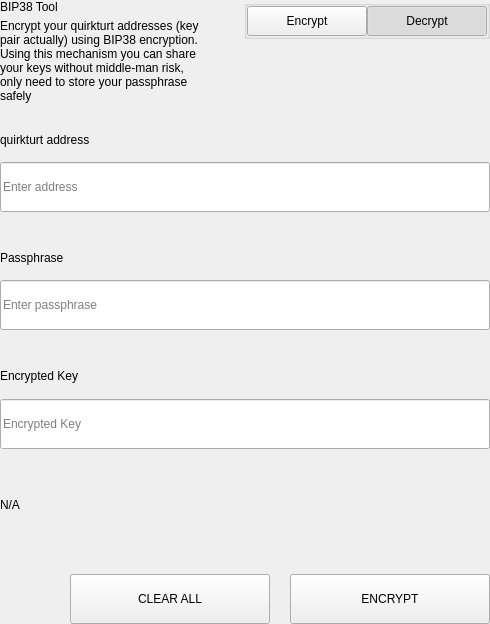
<?xml version="1.0" encoding="UTF-8"?>
<ui version="4.0">
 <class>SettingsBitToolWidget</class>
 <widget class="QWidget" name="SettingsBitToolWidget">
  <property name="geometry">
   <rect>
    <x>0</x>
    <y>0</y>
    <width>490</width>
    <height>624</height>
   </rect>
  </property>
  <property name="windowTitle">
   <string>Form</string>
  </property>
  <layout class="QVBoxLayout" name="verticalLayout">
   <property name="spacing">
    <number>0</number>
   </property>
   <property name="leftMargin">
    <number>0</number>
   </property>
   <property name="topMargin">
    <number>0</number>
   </property>
   <property name="rightMargin">
    <number>0</number>
   </property>
   <property name="bottomMargin">
    <number>0</number>
   </property>
   <item>
    <widget class="QWidget" name="left" native="true">
     <layout class="QVBoxLayout" name="verticalLayout_3">
      <property name="leftMargin">
       <number>0</number>
      </property>
      <property name="topMargin">
       <number>0</number>
      </property>
      <property name="rightMargin">
       <number>0</number>
      </property>
      <property name="bottomMargin">
       <number>0</number>
      </property>
      <item>
       <layout class="QVBoxLayout" name="verticalLayout_2">
        <property name="spacing">
         <number>0</number>
        </property>
        <item>
         <layout class="QHBoxLayout" name="horizontalLayout_3" stretch="3,1">
          <property name="spacing">
           <number>40</number>
          </property>
          <item>
           <layout class="QVBoxLayout" name="verticalLayoutTitle">
            <property name="spacing">
             <number>5</number>
            </property>
            <item>
             <widget class="QLabel" name="labelTitle">
              <property name="text">
               <string>BIP38 Tool</string>
              </property>
             </widget>
            </item>
            <item>
             <widget class="QLabel" name="labelSubtitle1">
              <property name="text">
               <string>Encrypt your quirkturt addresses (key pair actually) using BIP38 encryption.
Using this mechanism you can share your keys without middle-man risk, only need to store your passphrase safely</string>
              </property>
              <property name="wordWrap">
               <bool>true</bool>
              </property>
             </widget>
            </item>
           </layout>
          </item>
          <item alignment="Qt::AlignTop">
           <widget class="QGroupBox" name="groupBox">
            <property name="title">
             <string/>
            </property>
            <property name="alignment">
             <set>Qt::AlignLeading|Qt::AlignLeft|Qt::AlignTop</set>
            </property>
            <layout class="QHBoxLayout" name="horizontalLayout_4">
             <property name="spacing">
              <number>0</number>
             </property>
             <property name="leftMargin">
              <number>0</number>
             </property>
             <property name="topMargin">
              <number>0</number>
             </property>
             <property name="rightMargin">
              <number>0</number>
             </property>
             <property name="bottomMargin">
              <number>0</number>
             </property>
             <item>
              <spacer name="horizontalSpacer">
               <property name="orientation">
                <enum>Qt::Horizontal</enum>
               </property>
               <property name="sizeHint" stdset="0">
                <size>
                 <width>40</width>
                 <height>20</height>
                </size>
               </property>
              </spacer>
             </item>
             <item>
              <widget class="QPushButton" name="pushLeft">
               <property name="minimumSize">
                <size>
                 <width>120</width>
                 <height>30</height>
                </size>
               </property>
               <property name="maximumSize">
                <size>
                 <width>120</width>
                 <height>30</height>
                </size>
               </property>
               <property name="focusPolicy">
                <enum>Qt::NoFocus</enum>
               </property>
               <property name="text">
                <string>Encrypt</string>
               </property>
               <property name="checkable">
                <bool>true</bool>
               </property>
               <property name="autoExclusive">
                <bool>true</bool>
               </property>
              </widget>
             </item>
             <item>
              <widget class="QPushButton" name="pushRight">
               <property name="minimumSize">
                <size>
                 <width>120</width>
                 <height>30</height>
                </size>
               </property>
               <property name="maximumSize">
                <size>
                 <width>120</width>
                 <height>30</height>
                </size>
               </property>
               <property name="focusPolicy">
                <enum>Qt::NoFocus</enum>
               </property>
               <property name="text">
                <string>Decrypt</string>
               </property>
               <property name="checkable">
                <bool>true</bool>
               </property>
               <property name="checked">
                <bool>true</bool>
               </property>
               <property name="autoExclusive">
                <bool>true</bool>
               </property>
              </widget>
             </item>
            </layout>
           </widget>
          </item>
         </layout>
        </item>
        <item>
         <widget class="QStackedWidget" name="stackedWidget">
          <property name="currentIndex">
           <number>1</number>
          </property>
          <widget class="QWidget" name="pageDecrypt">
           <layout class="QVBoxLayout" name="verticalLayout_5">
            <property name="spacing">
             <number>0</number>
            </property>
            <property name="leftMargin">
             <number>0</number>
            </property>
            <property name="topMargin">
             <number>0</number>
            </property>
            <property name="rightMargin">
             <number>0</number>
            </property>
            <property name="bottomMargin">
             <number>0</number>
            </property>
            <item>
             <widget class="QWidget" name="widget" native="true">
              <property name="minimumSize">
               <size>
                <width>0</width>
                <height>100</height>
               </size>
              </property>
              <layout class="QVBoxLayout" name="verticalLayout_4">
               <property name="spacing">
                <number>0</number>
               </property>
               <property name="leftMargin">
                <number>0</number>
               </property>
               <property name="topMargin">
                <number>0</number>
               </property>
               <property name="rightMargin">
                <number>0</number>
               </property>
               <property name="bottomMargin">
                <number>0</number>
               </property>
               <item>
                <spacer name="verticalSpacer_2">
                 <property name="orientation">
                  <enum>Qt::Vertical</enum>
                 </property>
                 <property name="sizeType">
                  <enum>QSizePolicy::Fixed</enum>
                 </property>
                 <property name="sizeHint" stdset="0">
                  <size>
                   <width>20</width>
                   <height>20</height>
                  </size>
                 </property>
                </spacer>
               </item>
               <item>
                <layout class="QHBoxLayout" name="horizontalLayout_6" stretch="2">
                 <property name="spacing">
                  <number>0</number>
                 </property>
                 <item>
                  <layout class="QVBoxLayout" name="verticalLayout_7">
                   <property name="spacing">
                    <number>9</number>
                   </property>
                   <item>
                    <widget class="QLabel" name="labelSubtitleKey">
                     <property name="minimumSize">
                      <size>
                       <width>0</width>
                       <height>20</height>
                      </size>
                     </property>
                     <property name="maximumSize">
                      <size>
                       <width>16777215</width>
                       <height>20</height>
                      </size>
                     </property>
                     <property name="text">
                      <string>Encrypted key</string>
                     </property>
                    </widget>
                   </item>
                   <item>
                    <widget class="QLineEdit" name="lineEditKey">
                     <property name="minimumSize">
                      <size>
                       <width>0</width>
                       <height>50</height>
                      </size>
                     </property>
                     <property name="maximumSize">
                      <size>
                       <width>16777215</width>
                       <height>50</height>
                      </size>
                     </property>
                     <property name="placeholderText">
                      <string>Enter a encrypted key</string>
                     </property>
                    </widget>
                   </item>
                  </layout>
                 </item>
                </layout>
               </item>
               <item>
                <spacer name="verticalSpacer_3">
                 <property name="orientation">
                  <enum>Qt::Vertical</enum>
                 </property>
                 <property name="sizeType">
                  <enum>QSizePolicy::Fixed</enum>
                 </property>
                 <property name="sizeHint" stdset="0">
                  <size>
                   <width>20</width>
                   <height>20</height>
                  </size>
                 </property>
                </spacer>
               </item>
               <item>
                <layout class="QVBoxLayout" name="verticalLayout_9">
                 <property name="spacing">
                  <number>9</number>
                 </property>
                 <item>
                  <widget class="QLabel" name="labelSubtitlePassphrase">
                   <property name="maximumSize">
                    <size>
                     <width>16777215</width>
                     <height>20</height>
                    </size>
                   </property>
                   <property name="text">
                    <string>Passphrase</string>
                   </property>
                  </widget>
                 </item>
                 <item>
                  <widget class="QLineEdit" name="lineEditPassphrase">
                   <property name="minimumSize">
                    <size>
                     <width>0</width>
                     <height>50</height>
                    </size>
                   </property>
                   <property name="maximumSize">
                    <size>
                     <width>16777215</width>
                     <height>50</height>
                    </size>
                   </property>
                   <property name="placeholderText">
                    <string>Enter a passphrase</string>
                   </property>
                  </widget>
                 </item>
                </layout>
               </item>
               <item>
                <spacer name="verticalSpacer_4">
                 <property name="orientation">
                  <enum>Qt::Vertical</enum>
                 </property>
                 <property name="sizeType">
                  <enum>QSizePolicy::Fixed</enum>
                 </property>
                 <property name="sizeHint" stdset="0">
                  <size>
                   <width>20</width>
                   <height>20</height>
                  </size>
                 </property>
                </spacer>
               </item>
               <item>
                <widget class="QWidget" name="widget_3" native="true">
                 <property name="sizePolicy">
                  <sizepolicy hsizetype="Preferred" vsizetype="Fixed">
                   <horstretch>0</horstretch>
                   <verstretch>0</verstretch>
                  </sizepolicy>
                 </property>
                 <layout class="QVBoxLayout" name="verticalLayout_10">
                  <property name="spacing">
                   <number>9</number>
                  </property>
                  <property name="leftMargin">
                   <number>0</number>
                  </property>
                  <property name="topMargin">
                   <number>0</number>
                  </property>
                  <property name="rightMargin">
                   <number>0</number>
                  </property>
                  <property name="bottomMargin">
                   <number>0</number>
                  </property>
                  <item>
                   <widget class="QLabel" name="labelSubtitleDecryptResult">
                    <property name="minimumSize">
                     <size>
                      <width>0</width>
                      <height>20</height>
                     </size>
                    </property>
                    <property name="maximumSize">
                     <size>
                      <width>16777215</width>
                      <height>20</height>
                     </size>
                    </property>
                    <property name="text">
                     <string>Decrypted address result</string>
                    </property>
                   </widget>
                  </item>
                  <item>
                   <widget class="QWidget" name="widget_4" native="true">
                    <layout class="QHBoxLayout" name="horizontalLayout" stretch="6,0,1">
                     <property name="spacing">
                      <number>0</number>
                     </property>
                     <property name="leftMargin">
                      <number>0</number>
                     </property>
                     <property name="topMargin">
                      <number>0</number>
                     </property>
                     <property name="rightMargin">
                      <number>0</number>
                     </property>
                     <property name="bottomMargin">
                      <number>0</number>
                     </property>
                     <item alignment="Qt::AlignVCenter">
                      <widget class="QLineEdit" name="lineEditDecryptResult">
                       <property name="minimumSize">
                        <size>
                         <width>0</width>
                         <height>50</height>
                        </size>
                       </property>
                       <property name="maximumSize">
                        <size>
                         <width>16777215</width>
                         <height>50</height>
                        </size>
                       </property>
                       <property name="placeholderText">
                        <string>Decrypted Address</string>
                       </property>
                      </widget>
                     </item>
                     <item>
                      <spacer name="horizontalSpacer_4">
                       <property name="orientation">
                        <enum>Qt::Horizontal</enum>
                       </property>
                       <property name="sizeType">
                        <enum>QSizePolicy::Fixed</enum>
                       </property>
                       <property name="sizeHint" stdset="0">
                        <size>
                         <width>20</width>
                         <height>50</height>
                        </size>
                       </property>
                      </spacer>
                     </item>
                     <item>
                      <widget class="QPushButton" name="pushButtonImport">
                       <property name="minimumSize">
                        <size>
                         <width>140</width>
                         <height>40</height>
                        </size>
                       </property>
                       <property name="text">
                        <string>Import Address</string>
                       </property>
                      </widget>
                     </item>
                    </layout>
                   </widget>
                  </item>
                 </layout>
                </widget>
               </item>
               <item>
                <widget class="QLabel" name="statusLabel_DEC">
                 <property name="maximumSize">
                  <size>
                   <width>16777215</width>
                   <height>40</height>
                  </size>
                 </property>
                 <property name="text">
                  <string/>
                 </property>
                </widget>
               </item>
               <item>
                <spacer name="verticalSpacer">
                 <property name="orientation">
                  <enum>Qt::Vertical</enum>
                 </property>
                 <property name="sizeType">
                  <enum>QSizePolicy::Preferred</enum>
                 </property>
                 <property name="sizeHint" stdset="0">
                  <size>
                   <width>20</width>
                   <height>20</height>
                  </size>
                 </property>
                </spacer>
               </item>
               <item>
                <layout class="QHBoxLayout" name="horizontalLayout_7">
                 <property name="spacing">
                  <number>0</number>
                 </property>
                 <item>
                  <spacer name="horizontalSpacer_5">
                   <property name="orientation">
                    <enum>Qt::Horizontal</enum>
                   </property>
                   <property name="sizeType">
                    <enum>QSizePolicy::Expanding</enum>
                   </property>
                   <property name="sizeHint" stdset="0">
                    <size>
                     <width>40</width>
                     <height>20</height>
                    </size>
                   </property>
                  </spacer>
                 </item>
                 <item>
                  <widget class="QPushButton" name="pushButtonDecryptClear">
                   <property name="minimumSize">
                    <size>
                     <width>200</width>
                     <height>50</height>
                    </size>
                   </property>
                   <property name="maximumSize">
                    <size>
                     <width>200</width>
                     <height>50</height>
                    </size>
                   </property>
                   <property name="text">
                    <string>CLEAR</string>
                   </property>
                  </widget>
                 </item>
                 <item>
                  <spacer name="horizontalSpacer_3">
                   <property name="orientation">
                    <enum>Qt::Horizontal</enum>
                   </property>
                   <property name="sizeType">
                    <enum>QSizePolicy::Fixed</enum>
                   </property>
                   <property name="sizeHint" stdset="0">
                    <size>
                     <width>20</width>
                     <height>20</height>
                    </size>
                   </property>
                  </spacer>
                 </item>
                 <item>
                  <widget class="QPushButton" name="pushButtonDecrypt">
                   <property name="minimumSize">
                    <size>
                     <width>200</width>
                     <height>50</height>
                    </size>
                   </property>
                   <property name="maximumSize">
                    <size>
                     <width>200</width>
                     <height>50</height>
                    </size>
                   </property>
                   <property name="text">
                    <string>DECRYPT KEY</string>
                   </property>
                  </widget>
                 </item>
                </layout>
               </item>
              </layout>
             </widget>
            </item>
           </layout>
          </widget>
          <widget class="QWidget" name="pageEncrypt">
           <layout class="QVBoxLayout" name="verticalLayout_11">
            <property name="spacing">
             <number>0</number>
            </property>
            <property name="leftMargin">
             <number>0</number>
            </property>
            <property name="topMargin">
             <number>0</number>
            </property>
            <property name="rightMargin">
             <number>0</number>
            </property>
            <property name="bottomMargin">
             <number>0</number>
            </property>
            <item>
             <spacer name="verticalSpacer_8">
              <property name="orientation">
               <enum>Qt::Vertical</enum>
              </property>
              <property name="sizeType">
               <enum>QSizePolicy::Fixed</enum>
              </property>
              <property name="sizeHint" stdset="0">
               <size>
                <width>20</width>
                <height>20</height>
               </size>
              </property>
             </spacer>
            </item>
            <item>
             <widget class="QWidget" name="containerAddressEnc" native="true">
              <layout class="QVBoxLayout" name="containerAddressEncLayout">
               <property name="spacing">
                <number>5</number>
               </property>
               <property name="leftMargin">
                <number>0</number>
               </property>
               <property name="topMargin">
                <number>0</number>
               </property>
               <property name="rightMargin">
                <number>0</number>
               </property>
               <property name="bottomMargin">
                <number>0</number>
               </property>
               <item>
                <widget class="QLabel" name="labelSubtitleAddress">
                 <property name="minimumSize">
                  <size>
                   <width>0</width>
                   <height>20</height>
                  </size>
                 </property>
                 <property name="maximumSize">
                  <size>
                   <width>16777215</width>
                   <height>20</height>
                  </size>
                 </property>
                 <property name="text">
                  <string>quirkturt address</string>
                 </property>
                </widget>
               </item>
               <item>
                <widget class="QLineEdit" name="addressIn_ENC">
                 <property name="minimumSize">
                  <size>
                   <width>0</width>
                   <height>50</height>
                  </size>
                 </property>
                 <property name="placeholderText">
                  <string>Enter address</string>
                 </property>
                </widget>
               </item>
              </layout>
             </widget>
            </item>
            <item>
             <spacer name="verticalSpacer_6">
              <property name="orientation">
               <enum>Qt::Vertical</enum>
              </property>
              <property name="sizeType">
               <enum>QSizePolicy::Fixed</enum>
              </property>
              <property name="sizeHint" stdset="0">
               <size>
                <width>20</width>
                <height>20</height>
               </size>
              </property>
             </spacer>
            </item>
            <item>
             <widget class="QWidget" name="containerAddress" native="true">
              <layout class="QHBoxLayout" name="horizontalLayout_9" stretch="2">
               <property name="spacing">
                <number>0</number>
               </property>
               <property name="leftMargin">
                <number>0</number>
               </property>
               <property name="topMargin">
                <number>0</number>
               </property>
               <property name="rightMargin">
                <number>0</number>
               </property>
               <property name="bottomMargin">
                <number>0</number>
               </property>
               <item>
                <layout class="QVBoxLayout" name="verticalLayout_8">
                 <property name="spacing">
                  <number>5</number>
                 </property>
                 <item>
                  <widget class="QLabel" name="labelSubtitleMessage">
                   <property name="minimumSize">
                    <size>
                     <width>0</width>
                     <height>20</height>
                    </size>
                   </property>
                   <property name="maximumSize">
                    <size>
                     <width>16777215</width>
                     <height>20</height>
                    </size>
                   </property>
                   <property name="text">
                    <string>Passphrase</string>
                   </property>
                  </widget>
                 </item>
                 <item>
                  <widget class="QLineEdit" name="passphraseIn_ENC">
                   <property name="minimumSize">
                    <size>
                     <width>0</width>
                     <height>50</height>
                    </size>
                   </property>
                   <property name="maximumSize">
                    <size>
                     <width>16777215</width>
                     <height>50</height>
                    </size>
                   </property>
                   <property name="placeholderText">
                    <string>Enter passphrase</string>
                   </property>
                  </widget>
                 </item>
                </layout>
               </item>
              </layout>
             </widget>
            </item>
            <item>
             <spacer name="verticalSpacer_7">
              <property name="orientation">
               <enum>Qt::Vertical</enum>
              </property>
              <property name="sizeType">
               <enum>QSizePolicy::Fixed</enum>
              </property>
              <property name="sizeHint" stdset="0">
               <size>
                <width>20</width>
                <height>20</height>
               </size>
              </property>
             </spacer>
            </item>
            <item>
             <widget class="QWidget" name="widget_2" native="true">
              <property name="minimumSize">
               <size>
                <width>0</width>
                <height>75</height>
               </size>
              </property>
              <property name="maximumSize">
               <size>
                <width>16777215</width>
                <height>16777215</height>
               </size>
              </property>
              <layout class="QVBoxLayout" name="verticalLayout_6">
               <property name="leftMargin">
                <number>0</number>
               </property>
               <property name="topMargin">
                <number>0</number>
               </property>
               <property name="rightMargin">
                <number>0</number>
               </property>
               <property name="bottomMargin">
                <number>0</number>
               </property>
               <item>
                <widget class="QLabel" name="labelSubtitleEncryptedKey">
                 <property name="minimumSize">
                  <size>
                   <width>0</width>
                   <height>20</height>
                  </size>
                 </property>
                 <property name="maximumSize">
                  <size>
                   <width>16777215</width>
                   <height>20</height>
                  </size>
                 </property>
                 <property name="text">
                  <string>Encrypted Key</string>
                 </property>
                </widget>
               </item>
               <item>
                <widget class="QLineEdit" name="encryptedKeyOut_ENC">
                 <property name="minimumSize">
                  <size>
                   <width>0</width>
                   <height>50</height>
                  </size>
                 </property>
                 <property name="placeholderText">
                  <string>Encrypted Key</string>
                 </property>
                </widget>
               </item>
              </layout>
             </widget>
            </item>
            <item>
             <widget class="QLabel" name="statusLabel_ENC">
              <property name="text">
               <string notr="true">N/A</string>
              </property>
             </widget>
            </item>
            <item>
             <spacer name="verticalSpacer_5">
              <property name="orientation">
               <enum>Qt::Vertical</enum>
              </property>
              <property name="sizeType">
               <enum>QSizePolicy::Fixed</enum>
              </property>
              <property name="sizeHint" stdset="0">
               <size>
                <width>20</width>
                <height>20</height>
               </size>
              </property>
             </spacer>
            </item>
            <item>
             <layout class="QHBoxLayout" name="horizontalLayout_8">
              <property name="spacing">
               <number>0</number>
              </property>
              <item>
               <spacer name="horizontalSpacer_6">
                <property name="orientation">
                 <enum>Qt::Horizontal</enum>
                </property>
                <property name="sizeType">
                 <enum>QSizePolicy::Expanding</enum>
                </property>
                <property name="sizeHint" stdset="0">
                 <size>
                  <width>40</width>
                  <height>20</height>
                 </size>
                </property>
               </spacer>
              </item>
              <item>
               <widget class="QPushButton" name="pushButtonClear">
                <property name="minimumSize">
                 <size>
                  <width>200</width>
                  <height>50</height>
                 </size>
                </property>
                <property name="focusPolicy">
                 <enum>Qt::NoFocus</enum>
                </property>
                <property name="text">
                 <string>CLEAR ALL</string>
                </property>
               </widget>
              </item>
              <item>
               <spacer name="horizontalSpacer_2">
                <property name="orientation">
                 <enum>Qt::Horizontal</enum>
                </property>
                <property name="sizeType">
                 <enum>QSizePolicy::Fixed</enum>
                </property>
                <property name="sizeHint" stdset="0">
                 <size>
                  <width>20</width>
                  <height>20</height>
                 </size>
                </property>
               </spacer>
              </item>
              <item>
               <widget class="QPushButton" name="pushButtonEncrypt">
                <property name="minimumSize">
                 <size>
                  <width>200</width>
                  <height>50</height>
                 </size>
                </property>
                <property name="maximumSize">
                 <size>
                  <width>200</width>
                  <height>50</height>
                 </size>
                </property>
                <property name="focusPolicy">
                 <enum>Qt::NoFocus</enum>
                </property>
                <property name="text">
                 <string>ENCRYPT</string>
                </property>
               </widget>
              </item>
             </layout>
            </item>
           </layout>
          </widget>
         </widget>
        </item>
       </layout>
      </item>
     </layout>
    </widget>
   </item>
  </layout>
 </widget>
 <resources/>
 <connections/>
</ui>
